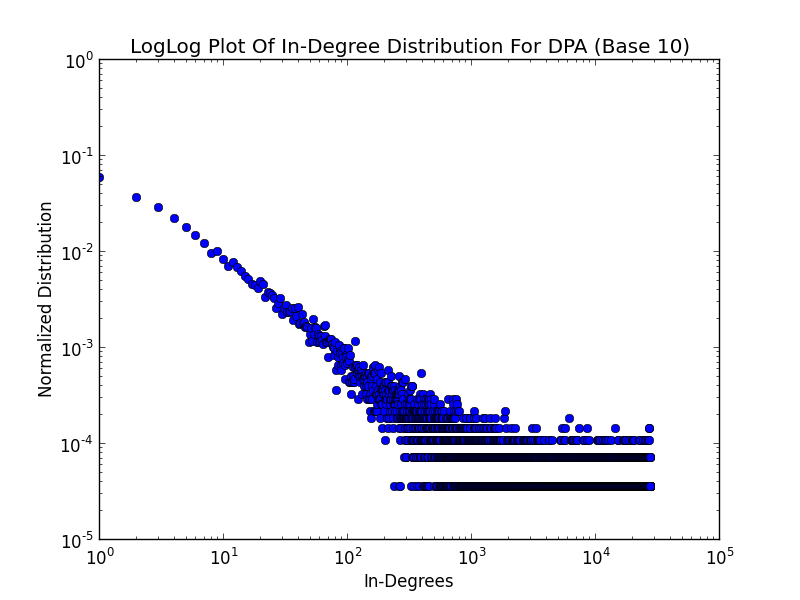

This chart was generated by the following Python code:
#!/usr/bin/python

import matplotlib.pyplot as plt
import proj1
import random


INITIAL_NODES = 50
MAX_NODES = 27770


class DPATrial:
    """
    Simple class to encapsulate optimized trials for DPA algorithm
    
    Maintains a list of node numbers with multiple instances of each number.
    The number of instances of each node number are
    in the same proportion as the desired probabilities
    
    Uses random.choice() to select a node number from this list for each trial.
    """

    def __init__(self, num_nodes):
        """
        Initialize a DPATrial object corresponding to a 
        complete graph with num_nodes nodes
        
        Note the initial list of node numbers has num_nodes copies of
        each node number
        """
        self._num_nodes = num_nodes
        self._node_numbers = [node for node in range(num_nodes) for dummy_idx in range(num_nodes)]


    def run_trial(self, num_nodes):
        """
        Conduct num_node trials using by applying random.choice()
        to the list of node numbers
        
        Updates the list of node numbers so that the number of instances of
        each node number is in the same ratio as the desired probabilities
        
        Returns:
        Set of nodes
        """
        
        # compute the neighbors for the newly-created node
        new_node_neighbors = set()
        for dummy_idx in range(num_nodes):
            new_node_neighbors.add(random.choice(self._node_numbers))
        
        # update the list of node numbers so that each node number 
        # appears in the correct ratio
        self._node_numbers.append(self._num_nodes)
        self._node_numbers.extend(list(new_node_neighbors))
        
        #update the number of nodes
        self._num_nodes += 1
        return new_node_neighbors


def main():
    graph = proj1.make_complete_graph(INITIAL_NODES)
    trial = DPATrial(INITIAL_NODES)
    for i in xrange(INITIAL_NODES, MAX_NODES):
        graph[i] = trial.run_trial(i)
    dist = proj1.in_degree_distribution(graph)
    total = sum(dist.values())
    dist = {key: float(val)/total for key, val in dist.iteritems()}
    pairs = [(key, dist[key]) for key in sorted(dist)]
    x, y = zip(*pairs)
    plt.loglog(x, y, 'o')
    plt.ylabel('Normalized Distribution')
    plt.xlabel('In-Degrees')
    plt.title('LogLog Plot Of In-Degree Distribution For DPA (Base 10)')
    plt.show()
    import pdb; pdb.set_trace()



if __name__ == '__main__':
    main()
